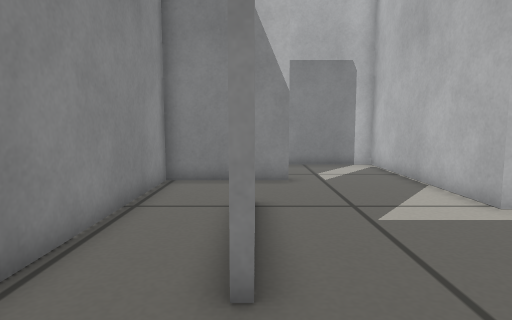
[1] (above)

15 first-person views from a walk through a robot-simulator world made for Gazebo. The camera is 0.37 m above the floor, tilts 6° down and sees 75° across. The floor is counted in squares, 0.2 m on a side. Each view is taken from the middle of a square. On the plan, view 1 faces up. The plan holds only what a view shows up to about 17 squares ahead; the rest is blank.

[2]
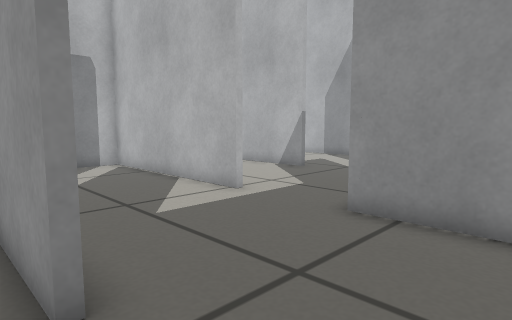

[3]
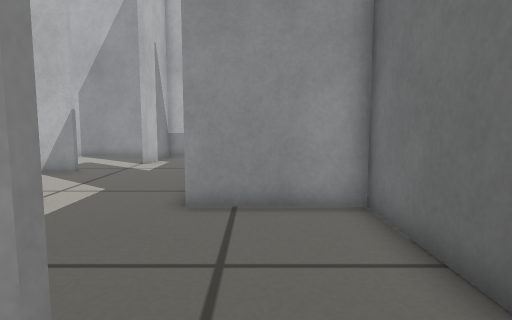

[4]
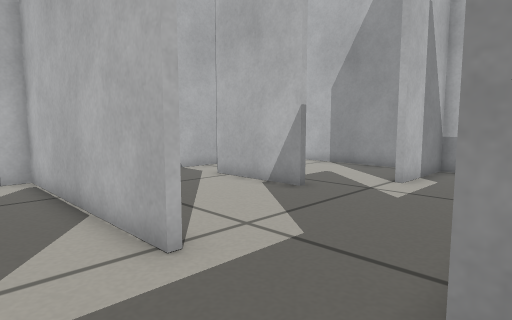

[5]
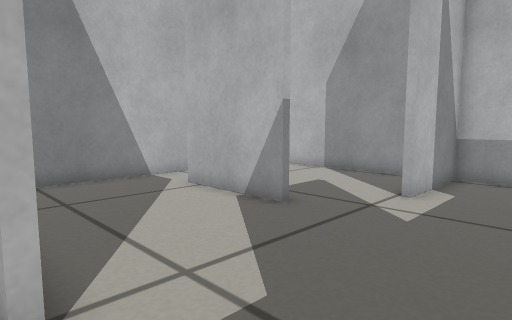

[6]
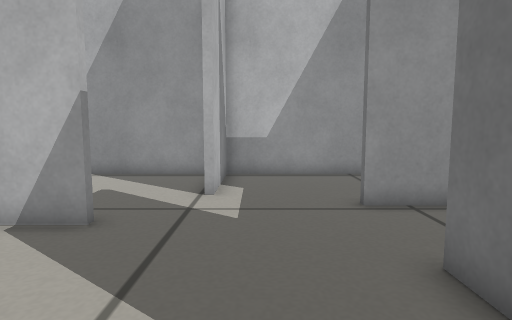

[7]
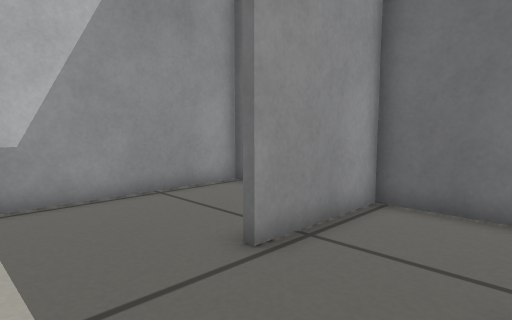

[8]
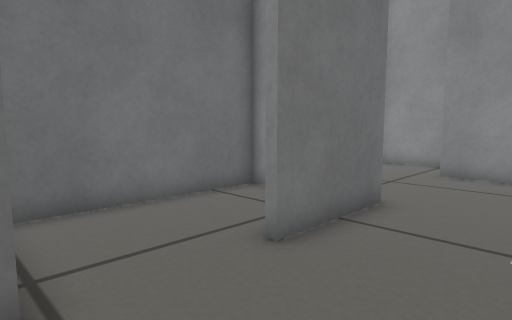

[9]
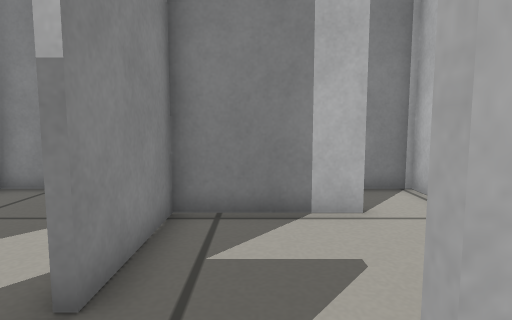

[10]
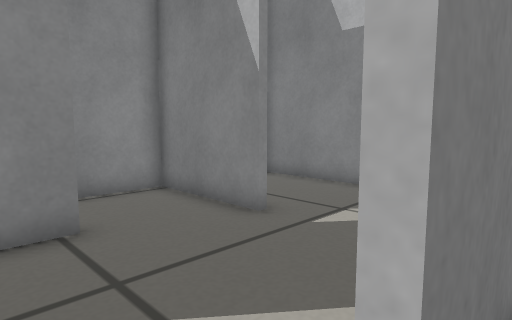

[11]
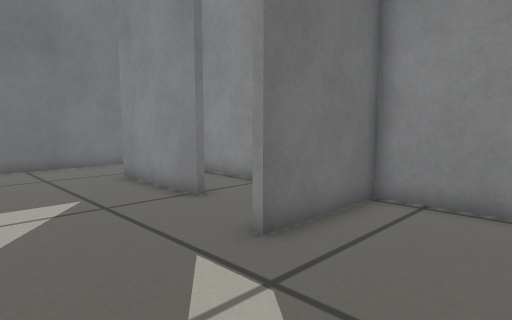

[12]
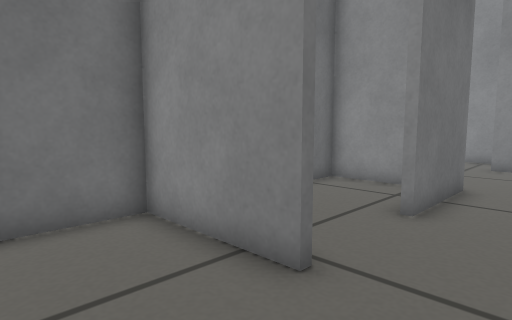

[13]
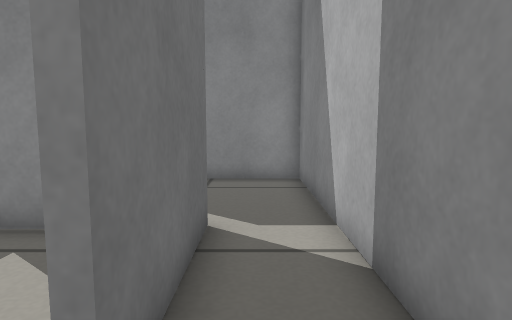

[14]
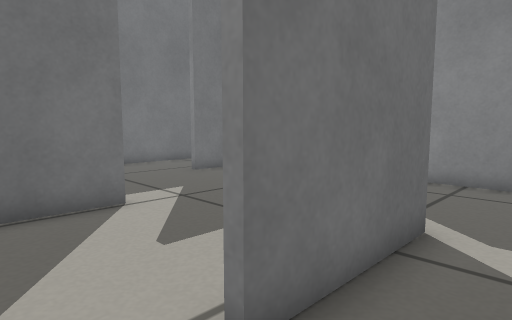

[15]
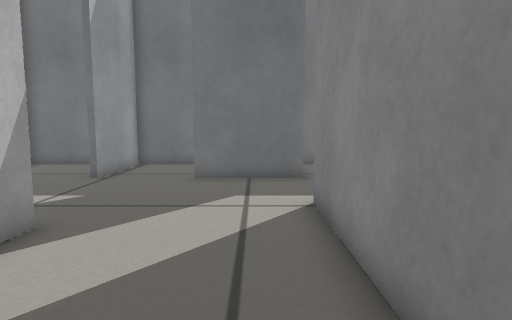

### Floor plan
Ten units are one square. View 1 is at (0, 0); x grows to the right and y downward. Boxes are objects, and circles mark ways between rooms. Rooms are numbered by the first view taken in them; rooms with no view inside come last. Other rooms are left out.
<svg viewBox="-35 -160 215 171">
<path fill="none" stroke="#000" d="M-3 -32 -3 -62M0 -79 0 -32M54 -71 54 -106M11 -110 -30 -110 -30 2M54 6 54 -36M-17 5 60 5M136 -74 161 -74M127 -36 127 5 175 5 175 -72 136 -72M175 -79 175 -155 56 -155 56 -71M154 -129 113 -129 113 -91 110 -91 110 -131 154 -131M54 -36 93 -36M56 -20 56 5M60 5 125 5 125 -36M54 -106 54 -155 -30 -155M-30 -141 -30 -113 11 -113"/>
<circle cx="60" cy="-60" r="3" fill="#2a7"/>
<circle cx="35" cy="-110" r="3" fill="#2a7"/>
<text x="20" y="-50">1</text>
<text x="120" y="-70">2</text>
<text x="20" y="-130">3</text>
</svg>
Room 1 opens to room 2. Room 1 opens to room 3.

Where each view was taken, in squares from view 1:
view 1: 0 up, 0 right, facing up
view 2: 0 up, 1 left, facing up-right
view 3: 2 up, 2 left, facing right
view 4: 3 up, 3 right, facing up-right
view 5: 4 up, 5 right, facing up-right
view 6: 6 up, 5 right, facing right
view 7: 7 up, 9 right, facing down-right
view 8: 7 up, 13 right, facing down-left
view 9: 6 up, 13 right, facing up
view 10: 6 up, 6 right, facing up-left
view 11: 15 up, 5 right, facing down-left
view 12: 6 up, 16 right, facing down-left
view 13: 14 up, 17 right, facing left
view 14: 15 up, 17 right, facing down-left
view 15: 15 up, 7 right, facing down
